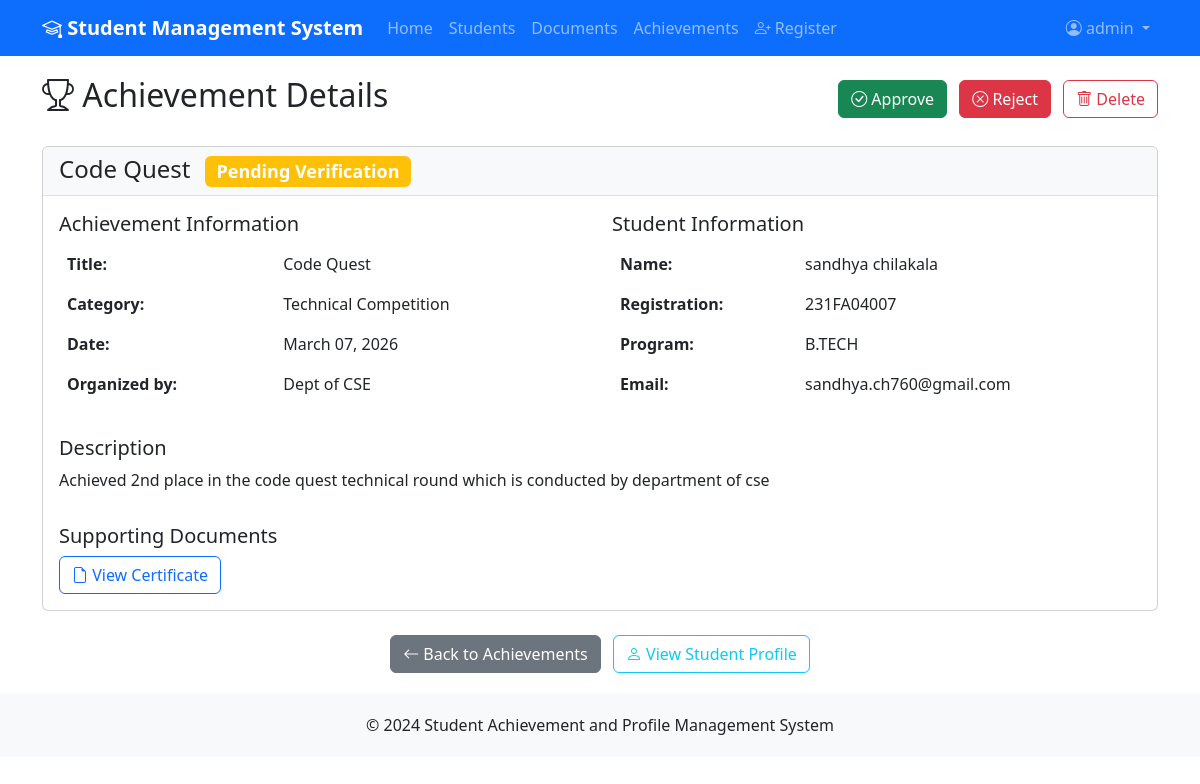
Screenshot of /achievements/1/ (signed in) with the database file from the repository.
### accounts/models.py (models this page shows, shortened)
class CustomUser(AbstractUser):
    USER_TYPE_CHOICES = [
        ('STUDENT', 'Student'),
        ('STAFF', 'Staff Member'),
        ('ADMIN', 'Administrator'),
    ]
    user_type = models.CharField(max_length=10, choices=USER_TYPE_CHOICES, default='STUDENT')
    student_profile = models.OneToOneField('students.Student', on_delete=models.CASCADE, null=True, blank=True, related_name='user_account')
    groups = models.ManyToManyField(
        'auth.Group',
        verbose_name='groups',
        blank=True,
        help_text='The groups this user belongs to.',
        related_name='customuser_set',
        related_query_name='customuser',
    )
    user_permissions = models.ManyToManyField(
        'auth.Permission',
        verbose_name='user permissions',
        blank=True,
        help_text='Specific permissions for this user.',
        related_name='customuser_set',
        related_query_name='customuser',
    )

### achievements/models.py (models this page shows, shortened)
class Achievement(models.Model):
    ACHIEVEMENT_CATEGORIES = [
        ('HACKATHON', 'Hackathon'),
        ('INTERNSHIP', 'Internship'),
        ('RESEARCH', 'Research Publication'),
        ('TECH_COMP', 'Technical Competition'),
        ('SPORTS', 'Sports Achievement'),
        ('CULTURAL', 'Cultural Activity'),
        ('WORKSHOP', 'Workshop/Seminar'),
        ('OTHER', 'Other Achievement'),
    ]
    student = models.ForeignKey(Student, on_delete=models.CASCADE, related_name='achievements')
    title = models.CharField(max_length=200)
    category = models.CharField(max_length=20, choices=ACHIEVEMENT_CATEGORIES)
    description = models.TextField()
    date = models.DateField()
    organizing_body = models.CharField(max_length=200)
    certificate = models.FileField(upload_to='achievements/certificates/', null=True, blank=True)
    proof_document = models.FileField(upload_to='achievements/proofs/', null=True, blank=True)
    STATUS_CHOICES = [
        ('PENDING', 'Pending Verification'),
        ('APPROVED', 'Approved'),
        ('REJECTED', 'Rejected'),
    ]
    status = models.CharField(max_length=20, choices=STATUS_CHOICES, default='PENDING')
    verified_by = models.ForeignKey(
        settings.AUTH_USER_MODEL,
        on_delete=models.SET_NULL,
        null=True,
        blank=True,
        related_name='verified_achievements'
    )
    verified_at = models.DateTimeField(null=True, blank=True)
    rejection_reason = models.TextField(blank=True)
    created_at = models.DateTimeField(auto_now_add=True)
    updated_at = models.DateTimeField(auto_now=True)
    class Meta:
        ordering = ['-date', '-created_at']
        verbose_name = 'Achievement'
        verbose_name_plural = 'Achievements'
    def status_badge_class(self):
        status_classes = {
            'PENDING': 'bg-warning',
            'APPROVED': 'bg-success',
            'REJECTED': 'bg-danger',
        }
        return status_classes.get(self.status, 'bg-secondary')

### students/models.py (models this page shows, shortened)
class Student(models.Model):
    BATCH_PREFIX = "231"  # You can change this based on year
    DEPARTMENT_CODE = "FA"  # Department code
    SEQUENCE_START = 4001  # Starting sequence number
    registration_number = models.CharField(max_length=20, unique=True, editable=False)
    first_name = models.CharField(max_length=100)
    last_name = models.CharField(max_length=100)
    email = models.EmailField(unique=True)
    phone = models.CharField(max_length=15)
    date_of_birth = models.DateField()
    address = models.TextField()
    ADMISSION_CATEGORIES = [
        ('VSAT', 'VSAT'),
        ('EAMCET', 'EAMCET'),
        ('JEE', 'JEE Main/Advanced'),
        ('MANAGEMENT', 'Management Quota'),
        ('OTHER', 'Other'),
    ]
    admission_category = models.CharField(max_length=20, choices=ADMISSION_CATEGORIES)
    program = models.CharField(max_length=100)
    enrollment_date = models.DateField()
    created_at = models.DateTimeField(auto_now_add=True)
    updated_at = models.DateTimeField(auto_now=True)
    class Meta:
        ordering = ['-created_at']
        verbose_name = 'Student'
        verbose_name_plural = 'Students'
    @property
    def full_name(self):
        return f"{self.first_name} {self.last_name}"

### achievements/views.py (the view)
# urls.py: path('achievements/<int:pk>/', views.achievement_detail, name='achievement_detail'),
@login_required
def achievement_detail(request, pk):
    achievement = get_object_or_404(Achievement.objects.select_related('student'), pk=pk)
    return render(request, 'achievements/detail.html', {'achievement': achievement})

### templates/achievements/detail.html (shortened to what this page needs)
{% extends 'base.html' %}
{% block content %}
<div class="row">
    <div class="col-12">
        <div class="d-flex justify-content-between align-items-center mb-4">
            <h2><i class="bi bi-trophy"></i> Achievement Details</h2>
            <div>
                {% if user.is_authenticated %}
                    {% if achievement.status == 'PENDING' %}
                        <a href="{% url 'achievement_approve' achievement.pk %}" class="btn btn-success me-2">
                            <i class="bi bi-check-circle"></i> Approve
                        </a>
                        <a href="{% url 'achievement_reject' achievement.pk %}" class="btn btn-danger me-2">
                            <i class="bi bi-x-circle"></i> Reject
                        </a>
                    {% endif %}
                    <a href="{% url 'achievement_delete' achievement.pk %}" class="btn btn-outline-danger">
                        <i class="bi bi-trash"></i> Delete
                    </a>
                {% endif %}
            </div>
        </div>
        <div class="card mb-4">
            <div class="card-header">
                <h4 class="card-title mb-0">
                    {{ achievement.title }}
                    <span class="badge {{ achievement.status_badge_class }} ms-2">{{ achievement.get_status_display }}</span>
                </h4>
            </div>
            <div class="card-body">
                <div class="row">
                    <div class="col-md-6">
                        <h5>Achievement Information</h5>
                        <table class="table table-borderless">
                            <tr>
                                <td><strong>Title:</strong></td>
                                <td>{{ achievement.title }}</td>
                            </tr>
                            <tr>
                                <td><strong>Category:</strong></td>
                                <td>{{ achievement.get_category_display }}</td>
                            </tr>
                            <tr>
                                <td><strong>Date:</strong></td>
                                <td>{{ achievement.date|date:"F d, Y" }}</td>
                            </tr>
                            <tr>
                                <td><strong>Organized by:</strong></td>
                                <td>{{ achievement.organizing_body }}</td>
                            </tr>
                        </table>
                    </div>
                    <div class="col-md-6">
                        <h5>Student Information</h5>
                        <table class="table table-borderless">
                            <tr>
                                <td><strong>Name:</strong></td>
                                <td>{{ achievement.student.full_name }}</td>
                            </tr>
                            <tr>
                                <td><strong>Registration:</strong></td>
                                <td>{{ achievement.student.registration_number }}</td>
                            </tr>
                            <tr>
                                <td><strong>Program:</strong></td>
                                <td>{{ achievement.student.program }}</td>
                            </tr>
                            <tr>
                                <td><strong>Email:</strong></td>
                                <td>{{ achievement.student.email }}</td>
                            </tr>
                        </table>
                    </div>
                </div>
                <div class="row mt-3">
                    <div class="col-12">
                        <h5>Description</h5>
                        <p>{{ achievement.description }}</p>
                    </div>
                </div>
                {% if achievement.certificate or achievement.proof_document %}
                    <div class="row mt-3">
                        <div class="col-12">
                            <h5>Supporting Documents</h5>
                            <div class="d-grid gap-2 d-md-flex">
                                {% if achievement.certificate %}
                                    <a href="{{ achievement.certificate.url }}" class="btn btn-outline-primary" target="_blank">
                                        <i class="bi bi-file-earmark"></i> View Certificate
                                    </a>
                                {% endif %}
                            </div>
                        </div>
                    </div>
                {% endif %}
            </div>
        </div>
        <div class="text-center mt-4">
            <a href="{% url 'achievement_list' %}" class="btn btn-secondary">
                <i class="bi bi-arrow-left"></i> Back to Achievements
            </a>
            <a href="{% url 'student_detail' achievement.student.pk %}" class="btn btn-outline-info ms-2">
                <i class="bi bi-person"></i> View Student Profile
            </a>
        </div>
    </div>
</div>
{% endblock %}

### templates/base.html (shortened to what this page needs)
<!DOCTYPE html>
<html lang="en">
<head>
    <link href="https://cdn.jsdelivr.net/npm/bootstrap@5.3.0/dist/css/bootstrap.min.css" rel="stylesheet">
    <link rel="stylesheet" href="https://cdn.jsdelivr.net/npm/bootstrap-icons@1.10.0/font/bootstrap-icons.css">
</head>
<body>
    <nav class="navbar navbar-expand-lg navbar-dark bg-primary">
        <div class="container">
            <a class="navbar-brand" href="{% url 'home' %}">
                <i class="bi bi-mortarboard"></i> Student Management System
            </a>
            <div class="collapse navbar-collapse" id="navbarNav">
                <ul class="navbar-nav me-auto">
                    <li class="nav-item">
                        <a class="nav-link" href="{% url 'home' %}">Home</a>
                    </li>
                    <li class="nav-item">
                        <a class="nav-link" href="{% url 'student_list' %}">Students</a>
                    </li>
                    <li class="nav-item">
                        <a class="nav-link" href="{% url 'document_list' %}">Documents</a>
                    </li>
                    <li class="nav-item">
                        <a class="nav-link" href="{% url 'achievement_list' %}">Achievements</a>
                    </li>
                    <li class="nav-item">
                        <a class="nav-link" href="{% url 'student_self_register' %}">
                            <i class="bi bi-person-plus"></i> Register
                        </a>
                    </li>
                </ul>
                <ul class="navbar-nav">
                    {% if user.is_authenticated %}
                        <li class="nav-item dropdown">
                            <a class="nav-link dropdown-toggle" href="#" role="button" data-bs-toggle="dropdown">
                                <i class="bi bi-person-circle"></i> {{ user.username }}
                            </a>
                        </li>
                    {% endif %}
                </ul>
            </div>
        </div>
    </nav>
    <main class="main-content">
        <div class="container">
            {% block content %}
            {% endblock %}
        </div>
    </main>
    <footer class="footer mt-auto">
        <div class="container text-center">
            <p class="mb-0">&copy; 2024 Student Achievement and Profile Management System</p>
        </div>
    </footer>
</body>
</html>

### templates/base.html (style rules this page uses)
.navbar-brand { font-weight: bold; }
.main-content { padding: 20px 0; }
.card-header { background-color: #f8f9fa; border-bottom: 1px solid #dee2e6; }
.footer { background-color: #f8f9fa; padding: 20px 0; margin-top: 40px; }

### rows the page displays
CustomUser: username "admin"
Achievement: title "Code Quest", status "Pending Verification", category "Technical Competition", date "March 07, 2026", organizing_body "Dept of CSE", student.full_name "sandhya chilakala", student.registration_number "231FA04007", student.program "B.TECH", student.email "sandhya.ch760@gmail.com", description "Achieved 2nd place in the code quest technical round which is conducted by department of cse"
